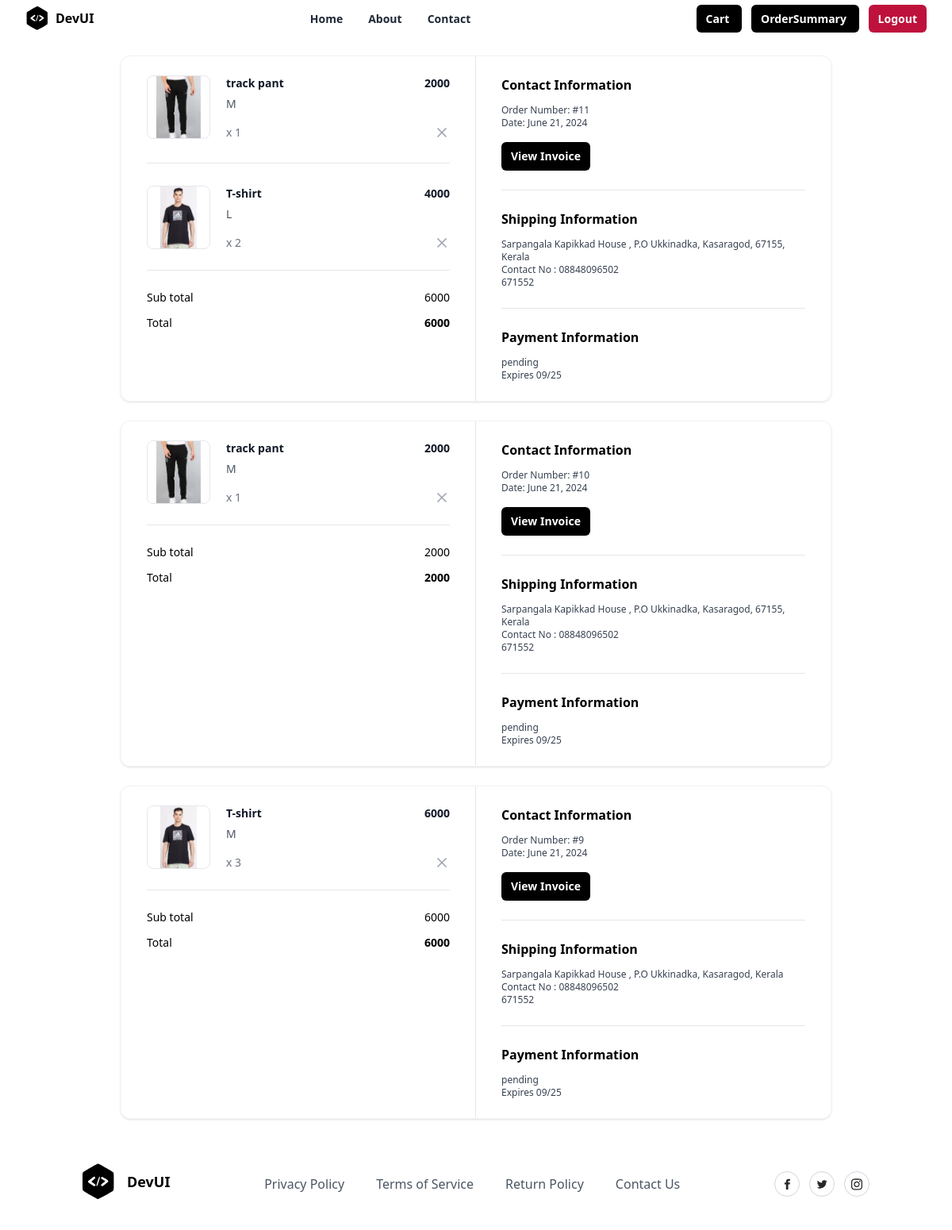
The app's page /order/summary/ (signed in) with its own data.
### store/models.py (models this page shows, shortened)
class BasketItems(models.Model):
    basket_object=models.ForeignKey(Basket,on_delete=models.CASCADE,related_name='cartitems')
    product_object=models.ForeignKey(Product,on_delete=models.CASCADE)
    size_object=models.ForeignKey(Size,on_delete=models.CASCADE)
    quantity=models.PositiveIntegerField(default=1)
    create_date=models.DateTimeField(auto_now_add=True)
    updated_date=models.DateTimeField(auto_now=True)
    is_active=models.BooleanField(default=True)
    is_order_placed=models.BooleanField(default=False)
    @property
    def total_amount(self):
        return self.product_object.price * self.quantity

class Product(models.Model):
    title=models.CharField(max_length=200)
    description=models.TextField(null=True,blank=True)
    size_object=models.ManyToManyField(Size)
    category_object=models.ForeignKey(Category,on_delete=models.CASCADE)
    brand_object=models.ForeignKey(Brand,on_delete=models.CASCADE)
    image=models.ImageField(upload_to="product_images",null=True,default="product_images/default.jpg")
    price=models.PositiveIntegerField()
    tag_object=models.ManyToManyField(Tag)
    created_date=models.DateTimeField(auto_now_add=True)
    updated_at=models.DateTimeField(auto_now=True)
    is_active=models.BooleanField(default=True)

class Size(models.Model):
    name=models.CharField(max_length=200,unique=True)
    created_date=models.DateTimeField(auto_now_add=True)
    updated_date=models.DateTimeField(auto_now=True)
    is_active=models.BooleanField(default=True)
    def __str__(self):
        return self.name

class order(models.Model):
    user_object=models.ForeignKey(
        User,
        on_delete=models.CASCADE,
        related_name='myorders'
        )
    basket_item_objects=models.ManyToManyField(BasketItems)
    delivery_address=models.CharField(max_length=250)
    phone=models.CharField(max_length=12)
    pin=models.CharField(max_length=10,null=True)
    email=models.CharField(max_length=100)
    payment_options=(
        ("cod","cod"),
        ("online","online")
    )
    payment_mode=models.CharField(max_length=200,choices=payment_options,default="cod")
    expected_delivery_date=models.DateField(null=True)
    order_id=models.CharField(max_length=200,null=True)
    is_paid=models.BooleanField(default=False)
    order_status=(
        ("order_confirmed","Order_confirmed"),
        ("dispatched","Dispatched"),
        ("in_transit","In_transit"),
        ("delivered","Delivered"),
        ("cancelled","Cancelled")
    )
    status=models.CharField(max_length=200,choices=order_status,default="order_confirmed")
    created_date=models.DateTimeField(auto_now_add=True)
    updated_date=models.DateTimeField(auto_now=True)
    is_active=models.BooleanField(default=True)
    @property
    def sub_total(self):
        basket_items=self.basket_item_objects.all()
        total=0
        if basket_items:
            for bi in basket_items:
                total+=bi.total_amount
        return total

### store/views.py (the view)
# urls.py: path("order/summary/",views.OrderSummaryView.as_view(),name="order-summary")
class OrderSummaryView(View):
    def get(self,request,*args, **kwargs):
        qs=order.objects.filter(user_object=request.user).order_by("-created_date")
        print(qs)
        return render(request,"order_summary.html",{'data':qs})

### store/templates/order_summary.html (shortened to what this page needs)
{%extends 'base.html'%}
{%block main_block%}
{%for order in data%}
<div class="mx-auto my-4 max-w-4xl md:my-6">
    <div class="overflow-hidden rounded-xl border border-gray-100 shadow">
      <div class="grid grid-cols-1 md:grid-cols-2">
        <div class="px-5 py-6 md:border-r md:border-r-gray-200 md:px-8">
          <div class="flow-root">
            <ul class="-my-7 divide-y divide-gray-200">
              {%for bi in order.basket_item_objects.all%}
              <li class="flex items-stretch justify-between space-x-5 py-7">
                <div class="flex flex-1 items-stretch">
                  <div class="flex-shrink-0">
                    <img
                      class="h-20 w-20 rounded-lg border border-gray-200 object-contain"
                      src="{{bi.product_object.image.url}}"
                      alt="https://static.nike.com/a/images/c_limit,w_592,f_auto/t_product_v1/54a510de-a406-41b2-8d62-7f8c587c9a7e/air-force-1-07-lv8-shoes-9KwrSk.png"
                    />
                  </div>
                  <div class="ml-5 flex flex-col justify-between">
                    <div class="flex-1">
                      <p class="text-sm font-bold text-gray-900">
                        {{bi.product_object.title}}
                      </p>
                      <p class="mt-1.5 text-sm font-medium text-gray-600">
                        {{bi.size_object}}
                      </p>
                    </div>
                    <p class="mt-4 text-sm font-medium text-gray-500">x {{bi.quantity}}</p>
                  </div>
                </div>
                <div class="ml-auto flex flex-col items-end justify-between">
                  <p class="text-right text-sm font-bold text-gray-900">
                    {{bi.total_amount}}
                  </p>
                  <button
                    type="button"
                    class="-m-2 inline-flex rounded p-2 text-gray-400 transition-all duration-200 hover:text-gray-900 focus:outline-none focus:ring-2 focus:ring-gray-900 focus:ring-offset-2"
                  >
                    <svg
                      xmlns="http://www.w3.org/2000/svg"
                      width="24"
                      height="24"
                      viewBox="0 0 24 24"
                      fill="none"
                      stroke="currentColor"
                      stroke-width="2"
                      stroke-linecap="round"
                      stroke-linejoin="round"
                      class="h-5 w-5"
                    >
                      <line x1="18" y1="6" x2="6" y2="18"></line>
                      <line x1="6" y1="6" x2="18" y2="18"></line>
                    </svg>
                  </button>
                </div>
              </li>
              {%endfor%}
            </ul>
            <hr class="mt-6 border-gray-200" />
            <ul class="mt-6 space-y-3">
              <li class="flex items-center justify-between">
                <p class="text-sm font-medium">Sub total</p>
                <p class="text-sm font-medium">{{order.sub_total}}</p>
              </li>
              <li class="flex items-center justify-between">
                <p class="text-sm font-medium ">Total</p>
                <p class="text-sm font-bold ">{{order.sub_total}}</p>
              </li>
            </ul>
          </div>
        </div>
        <div class="px-5 py-6 md:px-8">
          <div class="flow-root">
            <div class="-my-6 divide-y divide-gray-200">
              <div class="py-6">
                <h2 class="text-base font-bold text-black">
                  Contact Information
                </h2>
                <p class="fontmedium mt-3 text-xs text-gray-700">
                  Order Number: #{{order.id}}
                </p>
                <p class="text-xs font-medium text-gray-700">
                  Date: {{order.created_date|date}}
                </p>
                <button
                  type="button"
                  class="mt-4 rounded-md bg-black px-3 py-2 text-sm font-semibold text-white shadow-sm hover:bg-black/80 focus-visible:outline focus-visible:outline-2 focus-visible:outline-offset-2 focus-visible:outline-black"
                >
                  View Invoice
                </button>
              </div>
              <div class="py-6">
                <h2 class="mb-2 text-base font-bold text-black">
                  Shipping Information
                </h2>
                <p class="mt-3 text-xs font-medium text-gray-700">{{order.delivery_address}}</p>
                <p class="text-xs font-medium text-gray-700">
                  Contact No : {{order.phone}}
                </p>
                <p class="text-xs font-medium text-gray-700">{{order.pin}}</p>
              </div>
              <div class="py-6">
                <h2 class="text-base font-bold text-black">
                  Payment Information
                </h2>
                <p class="mt-3 text-xs font-medium text-gray-700">
                  {%if order.is_paid%}
                      completed
                  {%else%}
                      pending
                  {%endif%}
                </p>
                <p class="text-xs font-medium text-gray-700">Expires 09/25</p>
              </div>
            </div>
          </div>
        </div>
      </div>
    </div>
</div>
{%endfor%}
{%endblock%}

### records on screen
order: sub_total "6000", id "11", created_date "June 21, 2024", delivery_address "Sarpangala Kapikkad House , P.O Ukkinadka, Kasaragod, 67155, Kerala", phone "08848096502", pin "671552", is_paid "pending"
BasketItems: product_object.image (picture), product_object "track pant", size_object "M", quantity "1", total_amount "2000"
BasketItems: product_object.image (picture), product_object "T-shirt", size_object "L", quantity "2", total_amount "4000"
order: sub_total "2000", id "10", created_date "June 21, 2024", delivery_address "Sarpangala Kapikkad House , P.O Ukkinadka, Kasaragod, 67155, Kerala", phone "08848096502", pin "671552", is_paid "pending"
BasketItems: product_object.image (picture), product_object "track pant", size_object "M", quantity "1", total_amount "2000"
order: sub_total "6000", id "9", created_date "June 21, 2024", delivery_address "Sarpangala Kapikkad House , P.O Ukkinadka, Kasaragod, Kerala", phone "08848096502", pin "671552", is_paid "pending"
BasketItems: product_object.image (picture), product_object "T-shirt", size_object "M", quantity "3", total_amount "6000"
